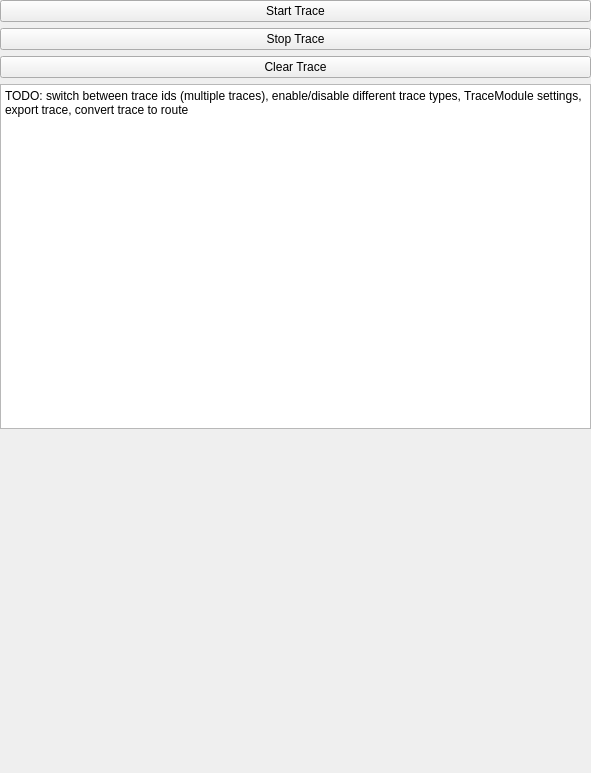
<?xml version="1.0" encoding="UTF-8"?>
<ui version="4.0">
 <class>TraceUI</class>
 <widget class="QWidget" name="TraceUI">
  <property name="geometry">
   <rect>
    <x>0</x>
    <y>0</y>
    <width>591</width>
    <height>773</height>
   </rect>
  </property>
  <property name="windowTitle">
   <string>Form</string>
  </property>
  <layout class="QVBoxLayout" name="verticalLayout">
   <property name="leftMargin">
    <number>0</number>
   </property>
   <property name="topMargin">
    <number>0</number>
   </property>
   <property name="rightMargin">
    <number>0</number>
   </property>
   <property name="bottomMargin">
    <number>0</number>
   </property>
   <item>
    <widget class="QPushButton" name="startTraceButton">
     <property name="text">
      <string>Start Trace</string>
     </property>
    </widget>
   </item>
   <item>
    <widget class="QPushButton" name="stopTraceButton">
     <property name="text">
      <string>Stop Trace</string>
     </property>
    </widget>
   </item>
   <item>
    <widget class="QPushButton" name="clearTraceButton">
     <property name="text">
      <string>Clear Trace</string>
     </property>
    </widget>
   </item>
   <item>
    <widget class="QTextBrowser" name="textBrowser">
     <property name="html">
      <string>&lt;!DOCTYPE HTML PUBLIC &quot;-//W3C//DTD HTML 4.0//EN&quot; &quot;http://www.w3.org/TR/REC-html40/strict.dtd&quot;&gt;
&lt;html&gt;&lt;head&gt;&lt;meta name=&quot;qrichtext&quot; content=&quot;1&quot; /&gt;&lt;style type=&quot;text/css&quot;&gt;
p, li { white-space: pre-wrap; }
&lt;/style&gt;&lt;/head&gt;&lt;body style=&quot; font-family:'Sans Serif'; font-size:9pt; font-weight:400; font-style:normal;&quot;&gt;
&lt;p style=&quot; margin-top:0px; margin-bottom:0px; margin-left:0px; margin-right:0px; -qt-block-indent:0; text-indent:0px;&quot;&gt;TODO: switch between trace ids (multiple traces), enable/disable different trace types, TraceModule settings, export trace, convert trace to route&lt;/p&gt;&lt;/body&gt;&lt;/html&gt;</string>
     </property>
    </widget>
   </item>
   <item>
    <spacer name="verticalSpacer">
     <property name="orientation">
      <enum>Qt::Vertical</enum>
     </property>
     <property name="sizeHint" stdset="0">
      <size>
       <width>20</width>
       <height>40</height>
      </size>
     </property>
    </spacer>
   </item>
  </layout>
 </widget>
 <resources/>
 <connections/>
</ui>
